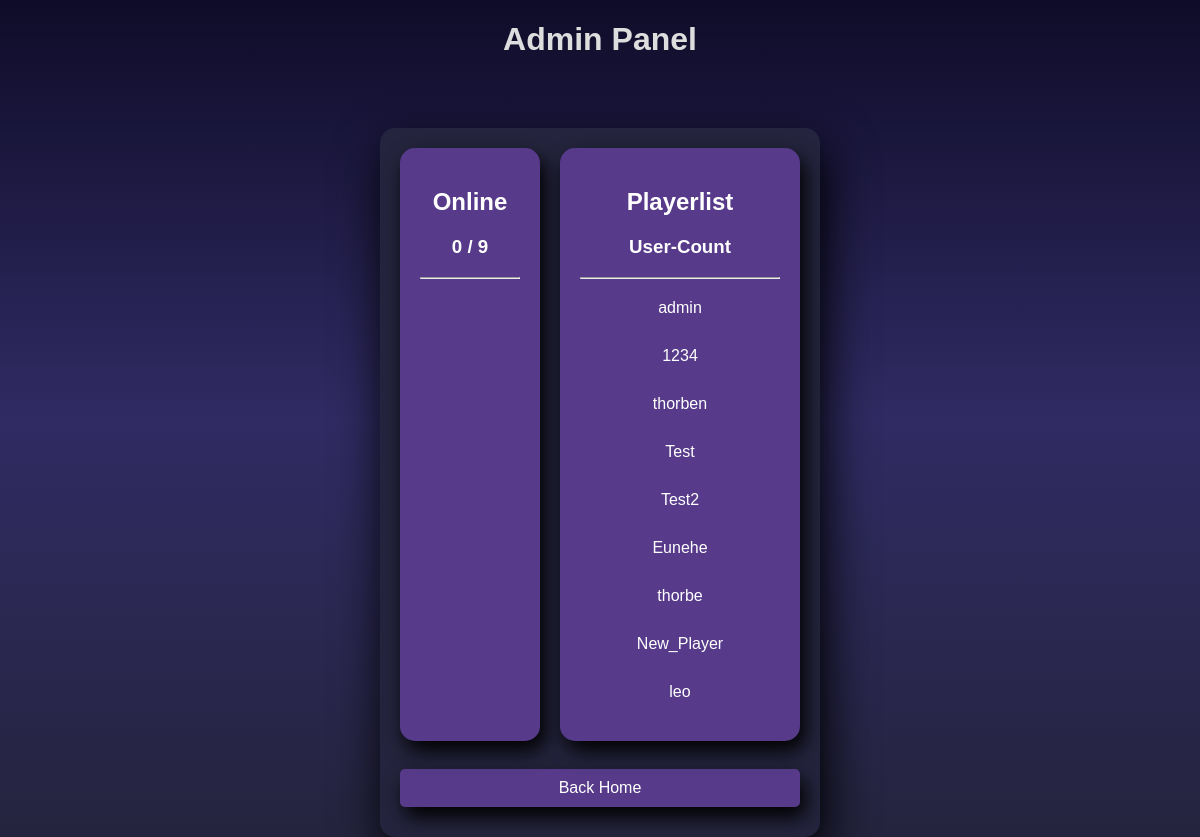
/admin (signed in), run on an earlier commit of the app's database.
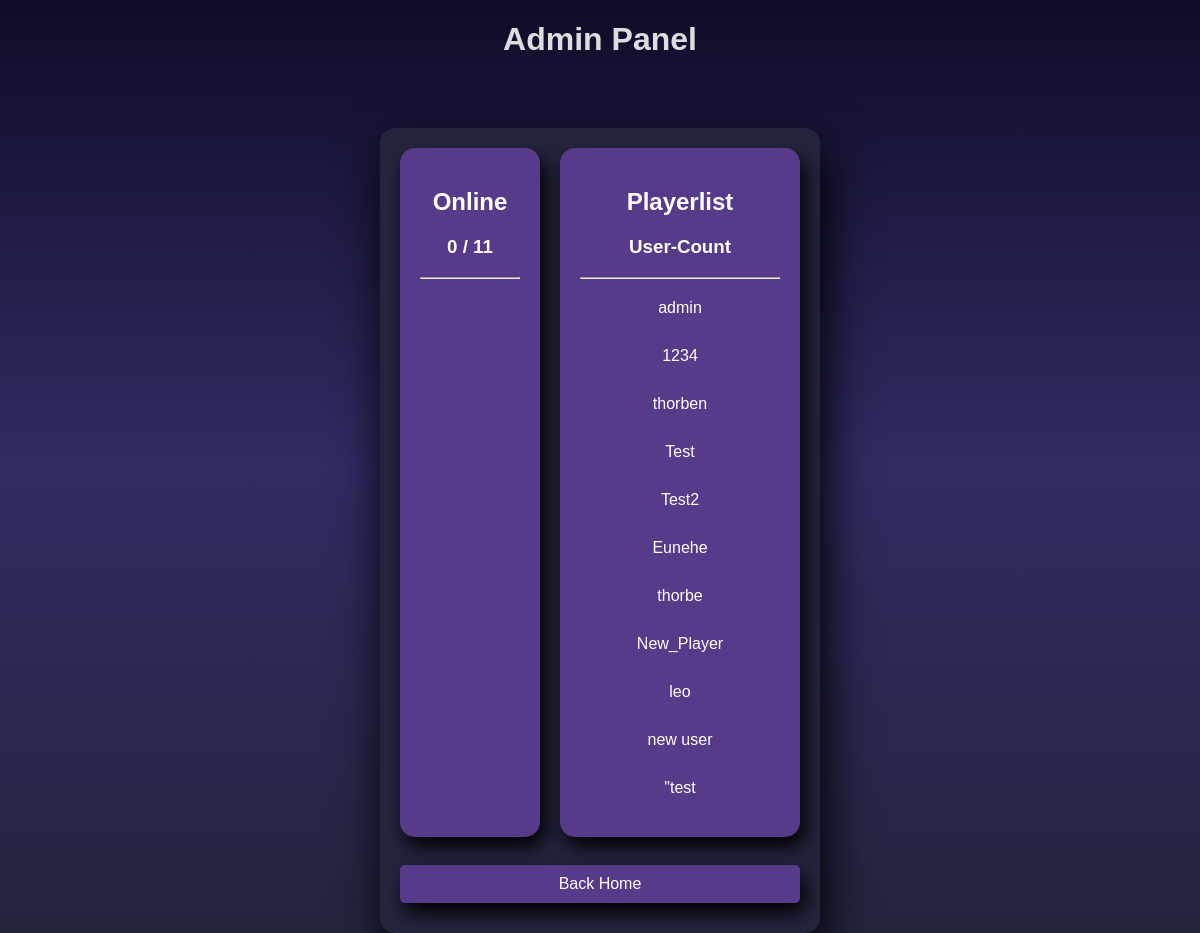
And on a later commit of the database.
### tables this page shows
CREATE TABLE player(username, password, id);

### main.py (the view)
@app.route('/admin')
def admin():
    user = session.get('username')
    if user is None:
        return redirect(url_for('open_reg_log'))
    elif user != 'admin':
        return redirect(url_for('home'))
    else:
        result = get_player_names()
        player_list = []
        for x in range(0, len(result)):
            player_list.append(result[x][0])
        return render_template('admin.html', users=loggedUsers, curUsers=len(loggedUsers), maxUsers=get_player_count(), allUsers=player_list)

### backend/database.py (called while the page is built)
def get_player_count():
    cmd = 'SELECT COUNT(*) FROM player'
    res = cur.execute(cmd)
    return res.fetchone()[0]

def get_player_names():
    cmd = 'SELECT username FROM player'
    res = cur.execute(cmd)
    result = res.fetchall()
    return result

### templates/admin.html (shortened to what this page needs)
<!DOCTYPE html>
<html>
<head>
    <link rel="stylesheet" href="{{ url_for('static', filename='styles/admin.css') }}">
</head>
<body>
    <div class="container">
        <h1>Admin Panel</h1>
        <div class="main">
            <div id="parent">
                <div class="online_player central_div" id="narrow">
                    <h2>Online</h2>
                    <h3 id="userCount">{{ curUsers }} / {{ maxUsers }}</h3>
                    <hr>
                </div>
                <div class="general_players central_div" id="wide">
                    <h2>Playerlist</h2>
                    <h3 id="allUsers">User-Count</h3>
                    <hr>
                    <div id="alluserList">
                        {% for user in allUsers %}
                            <div class="users" id="userFormat">
                                <a id="userFormatLink" class="user">{{ user }}</a>
                            </div>
                        {% endfor %}
                    </div>
                </div>
            </div>
            <br>
            <a href="{{ url_for('home') }}" id="shadow">Back Home</a>
        </div>
    </div>
</body>
</html>

### static/styles/admin.css (style rules this page uses)
body { margin: 0; padding: 0; display: flex; justify-content: center; align-items: center; min-height: 100vh; font-family: 'Jost', sans-serif; background: linear-gradient(to bottom, #0f0c29, #302b63, #24243e); color: white; }
.main { width: 400px; padding: 20px; background: #eee; border-radius: 15px; box-shadow: 5px 20px 50px #000; text-align: center; background: #24243e; }
#parent { display: flex; column-gap: 20px; }
.central_div { padding: 20px; background: #eee; border-radius: 15px; box-shadow: 5px 10px 20px #000; text-align: center; background: #573b8a; }
#shadow { box-shadow: 5px 10px 20px #000; }
#narrow { width: 100px; }
#wide { flex: 1; }
#userFormat { background: #24243e; border-radius: 15px; }
.container { display: flex; flex-direction: column; align-items: center; gap: 50px; }
h1 { font-size: 2em; margin-bottom: 20px; color: #ddd; }
a { display: block; text-decoration: none; background: #573b8a; color: #fff; padding: 10px; border-radius: 5px; margin: 10px 0; transition: background 0.3s; }

What changed in the data, as far as the page shows it:
added player: username "new user"
added player: username "\"test"
Also different on the page:
{{ maxUsers }}: "9" → "11"
